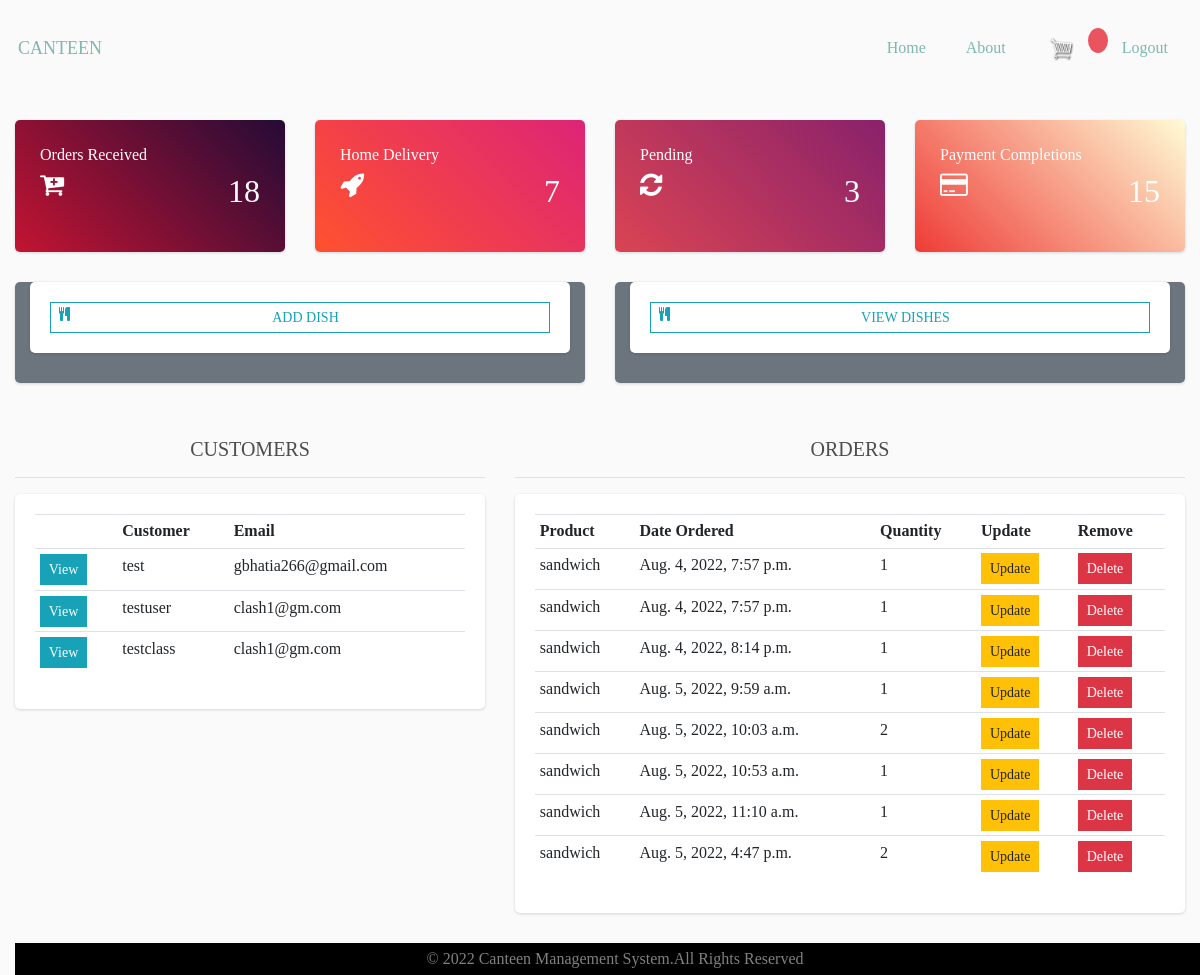
The app's page /dashboard/ (signed in), older data.
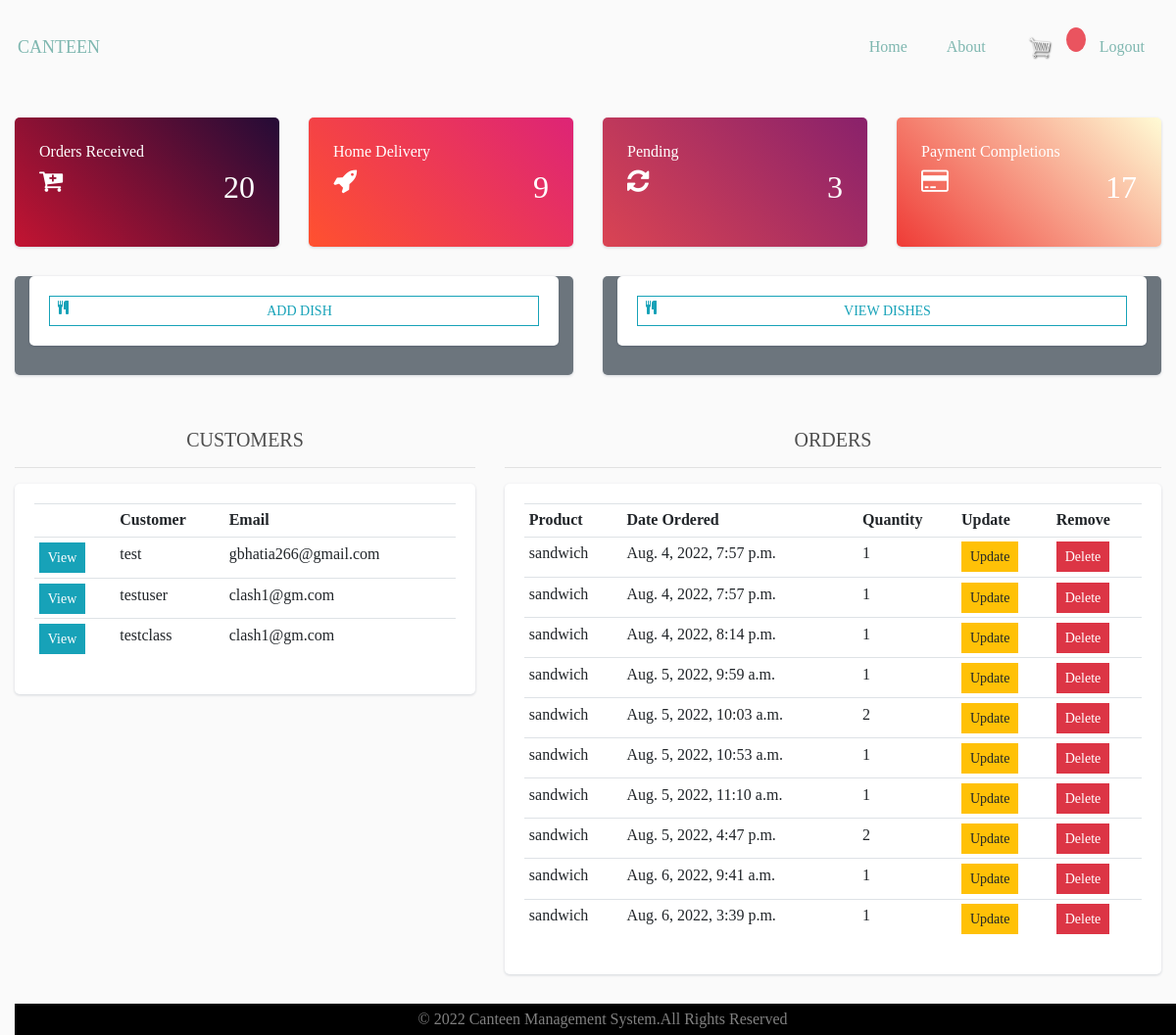
The same page, newer data.
### food/models.py (models this page shows, shortened)
class Customer(models.Model): #creating the model customer to the db
    user = models.OneToOneField(User, on_delete = models.CASCADE, null = True, blank = True) #This is used when one record of a model A is related to exactly one record of another model B
    name = models.CharField(max_length = 200, null = True)
    email = models.EmailField(max_length = 200, null = True)

class OrderItem(models.Model):
    product = models.ForeignKey(Product, on_delete=models.SET_NULL, null=True)
    order = models.ForeignKey(Order, on_delete=models.SET_NULL, null=True)
    quantity = models.IntegerField(default=0, null=True, blank=True)
    date_added = models.DateTimeField(auto_now_add=True)

class Product(models.Model):
    CATEGORY = (
        ('Breakfast', 'Breakfast'),
        ('Lunch', 'Lunch'),
        ('Todayspl', 'Todays special'),
    )
    name = models.CharField(max_length=200, null=True)
    price = models.DecimalField(max_digits=7, decimal_places=2)
    category = models.CharField(max_length=200, null=True, choices=CATEGORY)
    image = models.ImageField(null=True, blank=True)
    def __str__(self):
        return self.name

### food/decorators.py (the view)
    def wrapper_func(request, *args, **kwargs):
        if not request.user.is_staff:# agr staff/employee ni h toh usse redirect kr do menu m
            return redirect('menu')
        else:
            return view_func(request, *args, **kwargs)

### food/views.py (called while the page is built)
@admin_only
def dashboard(request):
    orders = Order.objects.all()
    orderitems = OrderItem.objects.all()
    customers = Customer.objects.all()
    products = Product.objects.all()
    total_customers = customers.count()
    total_orders = orders.count()
    delivered = orders.filter(take_away='Yes').count()
    pending = orders.filter(complete='False').count()
    payment = orders.filter(complete='True').count()
    context = {'orders': orders, 'customers': customers, 'orderitems': orderitems, 'products': products, 'payment': payment,
               'total_customers': total_customers, 'total_orders': total_orders, 'delivered': delivered, 'pending': pending}
    return render(request, 'food/dashboard.html', context)

### food/templates/food/dashboard.html (shortened to what this page needs)
{% extends 'food/main.html' %}
{% load static %}
{% block d %}
<br>
<div class="col" class="container">
    <div class="row">
        <div class="col-md-4 col-xl-3">
            <div class="card bg-c-blue order-card">
                <div id="b" class="card-block">
                    <h6 class="m-b-20 r">Orders Received</h6>
                    <h2 class="text-right r"><i class="fa fa-cart-plus f-left"></i><span>{{total_orders}}</span></h2>
                </div>
            </div>
        </div>
        <div class="col-md-4 col-xl-3">
            <div class="card bg-c-green order-card">
                <div class="card-block">
                    <h6 class="m-b-20 r">Home Delivery</h6>
                    <h2 class="text-right r"><i class="fa fa-rocket f-left"></i><span>{{delivered}}</span></h2>
                </div>
            </div>
        </div>
        <div class="col-md-4 col-xl-3">
            <div class="card bg-c-yellow order-card">
                <div class="card-block">
                    <h6 class="m-b-20 r">Pending</h6>
                    <h2 class="text-right r"><i class="fa fa-refresh f-left"></i><span>{{pending}}</span></h2>
                </div>
            </div>
        </div>
        <div class="col-md-4 col-xl-3">
            <div class="card bg-c-pink order-card">
                <div class="card-block">
                    <h6 class="m-b-20 r">Payment Completions</h6>
                    <h2 class="text-right r"><i class="fa fa-credit-card f-left"></i><span>{{payment}}</span></h2>
                </div>
            </div>
        </div>
    </div>
<div class="row">
    <div class="col-sm-6 text-center">
        <div class="card bg-secondary col-md">
            <div class=" card card-body">
            <a href="{% url 'add_product' %}" class="btn btn-sm btn-outline-info"><i class="fa fa-cutlery f-left"></i>ADD DISH</a>
            </div>
        </div>
    </div>
    <div class="col-sm-6 text-center">
        <div class="card bg-secondary col-md">
            <div class=" card card-body">
                <a href="{% url 'view_product' %}" class="btn btn-sm btn-outline-info"><i class="fa fa-cutlery f-left"></i>VIEW DISHES</a>
            </div>
        </div>
    </div>
</div>
<br>
<div class="row">
    <div class="col-md-5">
        <h5 style="text-align: center;">CUSTOMERS</h5>
        <hr>
        <div class="card card-body">
            <table class="table table-sm">
                <tr>
                    <th></th>
                    <th>Customer</th>
                    <th>Email</th>
                </tr>
                {% for customer in customers %}
                <tr>
                    <td><a href="{% url 'customer' customer.id %}" class="btn btn-sm btn-info  ">View</a></td>
                    <td>{{customer.name}}</td>
                    <td>{{customer.email}}</td>
                </tr>
                {% endfor %}
            </table>
        </div>
    </div>
    <div class="col-md-7">
        <h5 style="text-align: center;">ORDERS</h5>
        <hr>
        <div class="card card-body">
            <table class="table table-sm">
                <tr>
                    <th>Product</th>
                    <th>Date Ordered</th>
                    <th>Quantity</th>
                    <th>Update</th>
                    <th>Remove</th>
                </tr>
                {% for order in orders  %}
                {% for orderitem in orderitems %}
                <tr>
                    {% if orderitem.order.id == order.id %}
                    <td>{{orderitem.product}}</td>
                    <td>{{orderitem.date_added}}</td>
                    <td>{{orderitem.quantity}}</td>
                    <td><a class="btn btn-sm btn-warning" href="{% url 'update_order' orderitem.id %}">Update</a></td>
                    <td><a class="btn btn-sm btn-danger" href="{% url 'cancel_order' orderitem.order.id orderitem.id %}">Delete</a></td>
                    {% endif %}
                </tr>
                {% endfor %}
                {% endfor %}
            </table>
        </div>
    </div>
</div>
{% endblock %}

Row changes from the older to the newer data that the page shows:
added OrderItem: product "sandwich", date_added "Aug. 6, 2022, 9:41 a.m.", quantity "1"
added OrderItem: product "sandwich", date_added "Aug. 6, 2022, 3:39 p.m.", quantity "1"
Text that changed along with them:
{{ total_orders }}: "18" → "20"
{{ delivered }}: "7" → "9"
{{ payment }}: "15" → "17"
